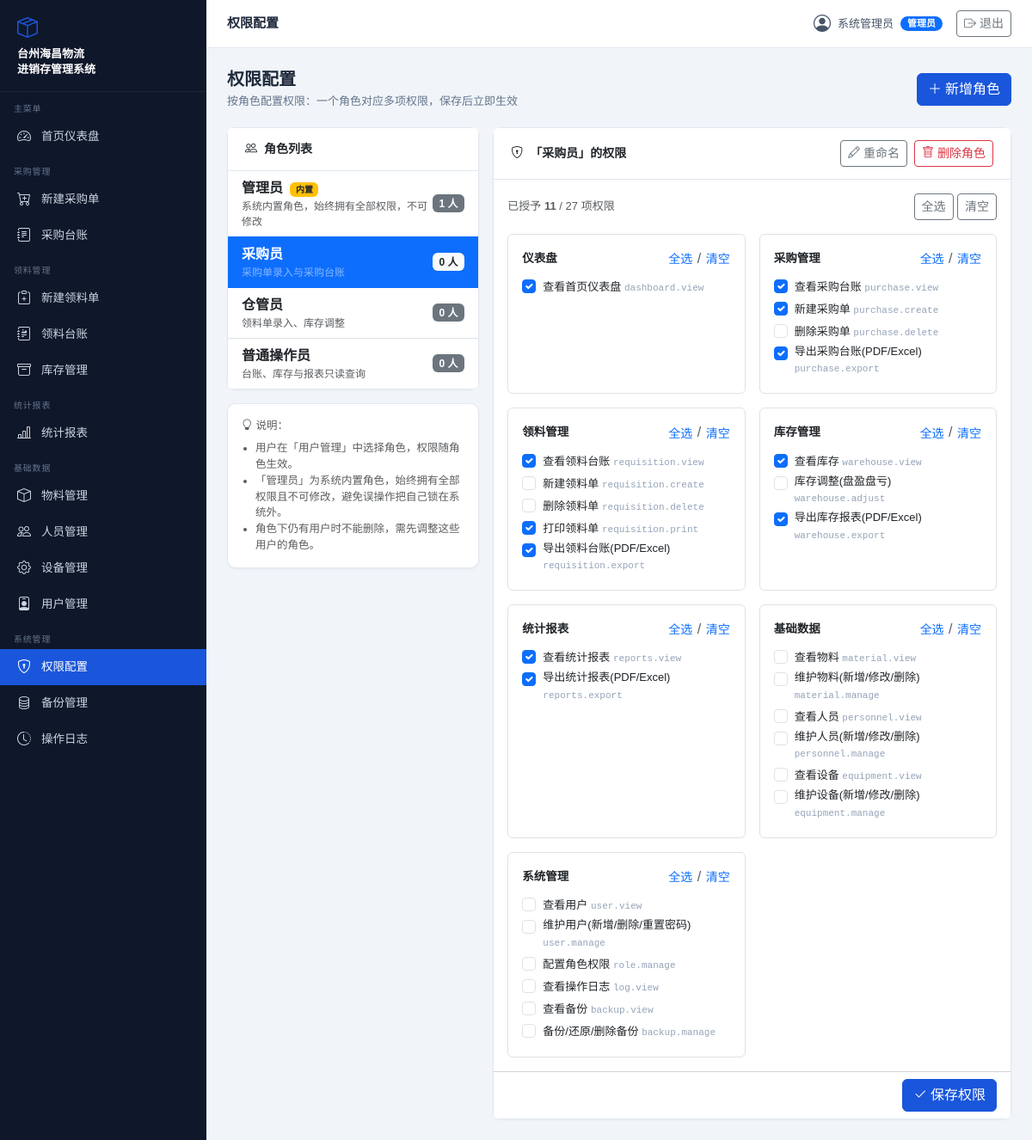
The page /roles?role_id=2 (signed in) on the database its author committed.
### models.py (models this page shows)
class User(Base):
    __tablename__ = "users"
    id = Column(Integer, primary_key=True, index=True)
    username = Column(String, unique=True, index=True)
    hashed_password = Column(String)
    full_name = Column(String)
    role = Column(String)       # 管理员/采购员/仓管员/普通操作员
    is_active = Column(Boolean, default=True)
    created_at = Column(DateTime, default=datetime.now)

class Role(Base):
    __tablename__ = "roles"
    id = Column(Integer, primary_key=True, index=True)
    name = Column(String, unique=True, index=True)   # 与 users.role 的中文角色名一致
    description = Column(String, default="")
    is_system = Column(Boolean, default=False)       # 系统内置（管理员）不可修改
    created_at = Column(DateTime, default=datetime.now)
    permissions = relationship("RolePermission", back_populates="role",
                               cascade="all, delete-orphan")

### routers/roles.py (the view)
@router.get("", response_class=HTMLResponse)
def roles_page(request: Request, role_id: int = 0, msg: str = "", ok: int = 1,
               db: Session = Depends(get_db)):
    user = require_manage(request, db)
    roles = db.query(Role).order_by(Role.id).all()
    current = None
    if role_id:
        current = db.query(Role).filter(Role.id == role_id).first()
    if not current and roles:
        current = roles[0]
    selected = get_role_permissions(db, current.name) if current else set()
    return templates.TemplateResponse("roles.html", page_context(
        request, db, user,
        roles=roles,
        counts=_user_counts(db, roles),
        current=current,
        selected=selected,
        groups=PERMISSION_GROUPS,
        total_permissions=len(ALL_PERMISSIONS),
        super_role=SUPER_ROLE,
        msg=msg,
        ok=ok))

### templates/roles.html (shortened to what this page needs)
{% extends "base.html" %}
{% block page_title %}权限配置{% endblock %}
{% block content %}
<div class="page-header d-flex justify-content-between align-items-center">
  <div>
    <h1>权限配置</h1>
    <p>按角色配置权限：一个角色对应多项权限，保存后立即生效</p>
  </div>
  <button class="btn btn-primary" data-bs-toggle="modal" data-bs-target="#addRoleModal">
    <i class="bi bi-plus-lg me-1"></i>新增角色
  </button>
</div>
<div class="row g-3">
  <div class="col-lg-4">
    <div class="card">
      <div class="card-header"><i class="bi bi-people me-2"></i>角色列表</div>
      <div class="list-group list-group-flush">
        {% for r in roles %}
        <a href="/roles?role_id={{ r.id }}"
           class="list-group-item list-group-item-action {% if current and current.id == r.id %}active{% endif %}">
          <div class="d-flex justify-content-between align-items-center">
            <div>
              <strong>{{ r.name }}</strong>
              {% if r.is_system %}<span class="badge bg-warning text-dark ms-1" style="font-size:10px;">内置</span>{% endif %}
              <div style="font-size:12px;"
                   class="{% if current and current.id == r.id %}text-white-50{% else %}text-muted{% endif %}">
                {{ r.description or '—' }}
              </div>
            </div>
            <span class="badge {% if current and current.id == r.id %}bg-light text-dark{% else %}bg-secondary{% endif %}">
              {{ counts.get(r.name, 0) }} 人
            </span>
          </div>
        </a>
        {% else %}
        <div class="list-group-item text-muted text-center py-4">暂无角色</div>
        {% endfor %}
      </div>
    </div>
    <div class="card mt-3">
      <div class="card-body text-muted" style="font-size:12.5px;">
        <div>
          <i class="bi bi-lightbulb me-1"></i>说明：
          <ul class="mb-0 mt-2 ps-3">
            <li>用户在「用户管理」中选择角色，权限随角色生效。</li>
            <li>「{{ super_role }}」为系统内置角色，始终拥有全部权限且不可修改，避免误操作把自己锁在系统外。</li>
            <li>角色下仍有用户时不能删除，需先调整这些用户的角色。</li>
          </ul>
        </div>
      </div>
    </div>
  </div>
  <div class="col-lg-8">
    {% if current %}
    <div class="card">
      <div class="card-header d-flex justify-content-between align-items-center">
        <span><i class="bi bi-shield-lock me-2"></i>「{{ current.name }}」的权限</span>
        {% if not current.is_system %}
        <div class="d-flex gap-2">
          <button class="btn btn-sm btn-outline-secondary"
                  onclick="openEditRole({{ current.id }}, '{{ current.name }}', '{{ current.description or '' }}')">
            <i class="bi bi-pencil me-1"></i>重命名
          </button>
          <form method="post" action="/roles/delete/{{ current.id }}" class="d-inline"
                onsubmit="return confirm('确认删除角色 {{ current.name }}？')">
            <button type="submit" class="btn btn-sm btn-outline-danger">
              <i class="bi bi-trash me-1"></i>删除角色
            </button>
          </form>
        </div>
        {% endif %}
      </div>
      <form method="post" action="/roles/save/{{ current.id }}" id="perm-matrix">
        <div class="card-body">
          {% if current.is_system %}
          <div class="alert alert-warning py-2 mb-3" style="font-size:13px;">
            <i class="bi bi-info-circle me-1"></i>
            「{{ current.name }}」是系统内置角色，始终拥有全部 {{ total_permissions }} 项权限，无需也无法修改。
          </div>
          {% else %}
          <div class="d-flex justify-content-between align-items-center mb-3">
            <span class="text-muted" style="font-size:13px;">
              已授予 <strong id="granted-count">{{ selected|length }}</strong> / {{ total_permissions }} 项权限
            </span>
            <div>
              <button type="button" class="btn btn-sm btn-outline-secondary" onclick="toggleAllPerms(true)">全选</button>
              <button type="button" class="btn btn-sm btn-outline-secondary" onclick="toggleAllPerms(false)">清空</button>
            </div>
          </div>
          {% endif %}
          <div class="row g-3">
            {% for module, items in groups %}
            {% set gidx = loop.index0 %}
            <div class="col-md-6">
              <div class="border rounded p-3 h-100">
                <div class="d-flex justify-content-between align-items-center mb-2">
                  <strong style="font-size:13.5px;">{{ module }}</strong>
                  {% if not current.is_system %}
                  <span>
                    <button type="button" class="btn btn-sm btn-link p-0 text-decoration-none"
                            onclick="toggleGroup({{ gidx }}, true)">全选</button>
                    <span class="text-muted">/</span>
                    <button type="button" class="btn btn-sm btn-link p-0 text-decoration-none"
                            onclick="toggleGroup({{ gidx }}, false)">清空</button>
                  </span>
                  {% endif %}
                </div>
                {% for code, label in items %}
                <div class="form-check perm-group-{{ gidx }}">
                  <input class="form-check-input" type="checkbox" name="perm" value="{{ code }}"
                         id="perm-{{ code }}" {% if code in selected %}checked{% endif %}
                         {% if current.is_system %}disabled{% endif %} onchange="updateCount()">
                  <label class="form-check-label" for="perm-{{ code }}" style="font-size:13px;">
                    {{ label }} <code style="font-size:11px;color:#94a3b8;">{{ code }}</code>
                  </label>
                </div>
                {% endfor %}
              </div>
            </div>
            {% endfor %}
          </div>
        </div>
        {% if not current.is_system %}
        <div class="card-footer bg-white d-flex justify-content-end">
          <button type="submit" class="btn btn-primary">
            <i class="bi bi-check2 me-1"></i>保存权限
          </button>
        </div>
        {% endif %}
      </form>
    </div>
    {% else %}
    <div class="card"><div class="card-body text-center text-muted py-5">
      请先在左侧新增一个角色
    </div></div>
    {% endif %}
  </div>
</div>
{% endblock %}

### templates/base.html (shortened to what this page needs)
<!DOCTYPE html>
<html lang="zh-CN">
<head>
<link href="../static/cdn.jsdelivr.net/npm/bootstrap@5.3.0/dist/css/bootstrap.min.css" rel="stylesheet">
<link href="../static/cdn.jsdelivr.net/npm/bootstrap-icons@1.11.0/font/bootstrap-icons.css" rel="stylesheet">
</head>
<body>
<div id="sidebar">
  <div class="logo">
    <div class="logo-icon"><i class="bi bi-box-seam"></i></div>
    台州海昌物流<br>进销存管理系统
  </div>
  {% set perms = permissions|default([]) %}
  {% if user %}
  {% if 'dashboard.view' in perms %}
  <div class="nav-section">主菜单</div>
  <a href="/" class="nav-item-link {% if request.url.path == '/' %}active{% endif %}">
    <i class="bi bi-speedometer2"></i> 首页仪表盘
  </a>
  {% endif %}
  {% if 'purchase.create' in perms or 'purchase.view' in perms %}
  <div class="nav-section">采购管理</div>
  {% if 'purchase.create' in perms %}
  <a href="/purchase" class="nav-item-link {% if '/purchase' in request.url.path and 'ledger' not in request.url.path %}active{% endif %}">
    <i class="bi bi-cart-plus"></i> 新建采购单
  </a>
  {% endif %}
  {% if 'purchase.view' in perms %}
  <a href="/purchase/ledger" class="nav-item-link {% if 'purchase/ledger' in request.url.path %}active{% endif %}">
    <i class="bi bi-journal-text"></i> 采购台账
  </a>
  {% endif %}
  {% endif %}
  {% if 'requisition.create' in perms or 'requisition.view' in perms or 'warehouse.view' in perms %}
  <div class="nav-section">领料管理</div>
  {% if 'requisition.create' in perms %}
  <a href="/requisition" class="nav-item-link {% if '/requisition' in request.url.path and 'ledger' not in request.url.path and 'api' not in request.url.path %}active{% endif %}">
    <i class="bi bi-clipboard-plus"></i> 新建领料单
  </a>
  {% endif %}
  {% if 'requisition.view' in perms %}
  <a href="/requisition/ledger" class="nav-item-link {% if 'requisition/ledger' in request.url.path %}active{% endif %}">
    <i class="bi bi-journal-richtext"></i> 领料台账
  </a>
  {% endif %}
  {% if 'warehouse.view' in perms %}
  <a href="/warehouse" class="nav-item-link {% if '/warehouse' in request.url.path %}active{% endif %}">
    <i class="bi bi-archive"></i> 库存管理
  </a>
  {% endif %}
  {% endif %}
  {% if 'reports.view' in perms %}
  <div class="nav-section">统计报表</div>
  <a href="/reports" class="nav-item-link {% if '/reports' in request.url.path %}active{% endif %}">
    <i class="bi bi-bar-chart-line"></i> 统计报表
  </a>
  {% endif %}
  {% if 'material.view' in perms or 'personnel.view' in perms or 'equipment.view' in perms or 'user.view' in perms %}
  <div class="nav-section">基础数据</div>
  {% if 'material.view' in perms %}
  <a href="/materials" class="nav-item-link {% if '/materials' in request.url.path %}active{% endif %}">
    <i class="bi bi-box"></i> 物料管理
  </a>
  {% endif %}
  {% if 'personnel.view' in perms %}
  <a href="/personnel" class="nav-item-link {% if '/personnel' in request.url.path %}active{% endif %}">
    <i class="bi bi-people"></i> 人员管理
  </a>
  {% endif %}
  {% if 'equipment.view' in perms %}
  <a href="/equipment" class="nav-item-link {% if '/equipment' in request.url.path %}active{% endif %}">
    <i class="bi bi-gear"></i> 设备管理
  </a>
  {% endif %}
  {% if 'user.view' in perms %}
  <a href="/users" class="nav-item-link {% if '/users' in request.url.path %}active{% endif %}">
    <i class="bi bi-person-badge"></i> 用户管理
  </a>
  {% endif %}
  {% endif %}
  {% if 'role.manage' in perms or 'backup.view' in perms or 'log.view' in perms %}
  <div class="nav-section">系统管理</div>
  {% if 'role.manage' in perms %}
  <a href="/roles" class="nav-item-link {% if '/roles' in request.url.path %}active{% endif %}">
    <i class="bi bi-shield-lock"></i> 权限配置
  </a>
  {% endif %}
  {% if 'backup.view' in perms %}
  <a href="/backup" class="nav-item-link {% if '/backup' in request.url.path %}active{% endif %}">
    <i class="bi bi-database"></i> 备份管理
  </a>
  {% endif %}
  {% if 'log.view' in perms %}
  <a href="/logs" class="nav-item-link {% if '/logs' in request.url.path %}active{% endif %}">
    <i class="bi bi-clock-history"></i> 操作日志
  </a>
  {% endif %}
  {% endif %}
  {% endif %}
</div>
<div id="main-content">
  <div id="topbar">
    <div class="topbar-title">{% block page_title %}台州海昌物流有限公司{% endblock %}</div>
    <div class="topbar-user">
      {% if user %}
      <i class="bi bi-person-circle fs-5"></i>
      <span>{{ user.full_name }}</span>
      <span class="badge bg-primary badge-role">{{ user.role }}</span>
      <a href="/logout" class="btn btn-sm btn-outline-secondary ms-2">
        <i class="bi bi-box-arrow-right"></i> 退出
      </a>
      {% endif %}
    </div>
  </div>
  <div class="content-area">
    {% block content %}{% endblock %}
  </div>
</div>
</body>
</html>

### templates/base.html (style rules this page uses)
:root { --sidebar-bg: #0f172a; --sidebar-text: #cbd5e1; --sidebar-hover: #1e293b; --sidebar-active: #1a56db; --sidebar-width: 240px; --header-height: 56px; --primary: #1a56db; }
body { background: #f1f5f9; font-family: 'Microsoft YaHei', sans-serif; }
#sidebar { position: fixed; left: 0; top: 0; bottom: 0; width: var(--sidebar-width); background: var(--sidebar-bg); z-index: 100; overflow-y: auto; }
#sidebar .logo { padding: 16px 20px; border-bottom: 1px solid #1e293b; color: #fff; font-size: 13px; font-weight: 600; line-height: 1.4; }
#sidebar .logo .logo-icon { font-size: 24px; color: var(--primary); margin-bottom: 4px; }
.nav-section { padding: 12px 16px 4px; font-size: 10px; color: #64748b; letter-spacing: .8px; text-transform: uppercase; }
.nav-item-link { display: flex; align-items: center; gap: 10px; padding: 9px 20px; color: var(--sidebar-text); text-decoration: none; font-size: 13.5px; transition: all .2s; }
.nav-item-link.active { background: var(--primary); color: #fff; }
.nav-item-link i { font-size: 16px; width: 18px; }
#main-content { margin-left: var(--sidebar-width); min-height: 100vh; }
#topbar { height: var(--header-height); background: #fff; border-bottom: 1px solid #e2e8f0; display: flex; align-items: center; justify-content: space-between; padding: 0 24px; position: sticky; top: 0; z-index: 99; }
.topbar-title { font-size: 15px; font-weight: 600; color: #1e293b; }
.topbar-user { display: flex; align-items: center; gap: 8px; font-size: 13px; color: #475569; }
.content-area { padding: 24px; }
.page-header { margin-bottom: 20px; }
.page-header h1 { font-size: 20px; font-weight: 600; color: #1e293b; margin: 0; }
.page-header p { font-size: 13px; color: #64748b; margin: 4px 0 0; }
.card { border: 1px solid #e2e8f0; border-radius: 10px; box-shadow: 0 1px 3px rgba(0,0,0,.05); }
.card-header { background: #fff; border-bottom: 1px solid #e2e8f0; padding: 14px 20px; font-weight: 600; font-size: 14px; }
.badge-role { font-size: 11px; padding: 3px 8px; border-radius: 20px; }
.btn-primary { background: var(--primary); border-color: var(--primary); }

### rows shown on the page
User: full_name "系统管理员", role "管理员"
Role: name "管理员", is_system "内置", description "系统内置角色，始终拥有全部权限，不可修改", get "1"
Role: name "采购员", description "采购单录入与采购台账", get "0", is_system "☑" "☑" "☑" "☑" "☑" "☑" "☑" "☑" "☑" "☑" "☑"
Role: name "仓管员", description "领料单录入、库存调整", get "0"
Role: name "普通操作员", description "台账、库存与报表只读查询", get "0"

### other values the page prints
{{ super_role }} "管理员"
{{ selected|length }} "11"
{{ total_permissions }} "27"
{{ module }} "仪表盘" "采购管理" "领料管理" "库存管理" "统计报表" "基础数据" "系统管理"
{{ label }} "查看首页仪表盘" "查看采购台账" "新建采购单" "删除采购单" "导出采购台账(PDF/Excel)" "查看领料台账" "新建领料单" "删除领料单" "打印领料单" "导出领料台账(PDF/Excel)" "查看库存" "库存调整(盘盈盘亏)" "导出库存报表(PDF/Excel)" "查看统计报表" "导出统计报表(PDF/Excel)" "查看物料" "维护物料(新增/修改/删除)" "查看人员" "维护人员(新增/修改/删除)" "查看设备" "维护设备(新增/修改/删除)" "查看用户" "维护用户(新增/删除/重置密码)" "配置角色权限" "查看操作日志" "查看备份" "备份/还原/删除备份"
{{ code }} "dashboard.view" "purchase.view" "purchase.create" "purchase.delete" "purchase.export" "requisition.view" "requisition.create" "requisition.delete" "requisition.print" "requisition.export" "warehouse.view" "warehouse.adjust" "warehouse.export" "reports.view" "reports.export" "material.view" "material.manage" "personnel.view" "personnel.manage" "equipment.view" "equipment.manage" "user.view" "user.manage" "role.manage" "log.view" "backup.view" "backup.manage"
